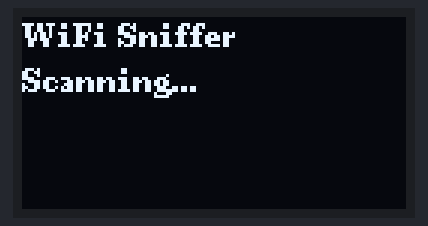
The sketch below on a simulated ESP32. On the bench: 128×64 one-colour display. A WiFi scan finds three made-up networks; what the sketch prints to the serial monitor is not drawn.

Above: at 0.1 s.
At 7.2 s:
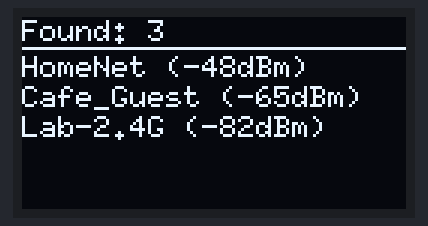

The sketch:

ttgo_tbeam_wifi_sniffer.ino
```cpp
// ttgo_tbeam_wifi_sniffer.ino

// -----------------------------------------------------------------------------
// LEGAL IMPLICATIONS & CAUTIONS - READ CAREFULLY
// -----------------------------------------------------------------------------
// Using this software to scan Wi-Fi networks may have legal implications
// depending on your jurisdiction and how you use it.
// - Only scan networks you own or have explicit permission to scan.
// - Do not attempt to capture, store, or analyze network traffic from networks
//   you do not own without authorization.
// - Misuse of this tool can violate privacy laws and other regulations.
// - You are solely responsible for complying with all applicable laws.
// -----------------------------------------------------------------------------

#include <WiFi.h>
#include <U8g2lib.h> // U8g2 graphics library
#include <Wire.h>    // For I2C communication

// OLED Display Configuration
#define SCREEN_WIDTH 128
#define SCREEN_HEIGHT 64
#define OLED_RESET_PIN_U8G2 16 // Verify this pin for your T-Beam
// SCL: GPIO22, SDA: GPIO21 for T-Beam v1.1
U8G2_SSD1306_128X64_NONAME_F_HW_I2C u8g2(U8G2_R0, /* reset=*/ OLED_RESET_PIN_U8G2, /* clock=*/ 22, /* data=*/ 21);

const int scanInterval = 5000; // Scan every 5 seconds
unsigned long lastScanTime = 0;
int numNetworksFound = 0;
const int maxNetworksToDisplay = 5; // Max networks to show on OLED at once to keep it readable

void setupOLED() {
  u8g2.begin();
  u8g2.enableUTF8Print();
  Serial.println(F("U8g2 OLED Initialized for Sniffer"));
  u8g2.clearBuffer();
  u8g2.setFont(u8g2_font_ncenB08_tr);
  u8g2.drawStr(0, 10, "WiFi Sniffer");
  u8g2.drawStr(0, 25, "Scanning...");
  u8g2.sendBuffer();
  delay(1000);
}

void displayNetworks() {
  u8g2.clearBuffer();
  u8g2.setFont(u8g2_font_6x10_tf); // A compact font for listing networks

  char buffer[40]; // Buffer for formatting strings

  // Display header
  sprintf(buffer, "Found: %d", numNetworksFound);
  u8g2.drawStr(0, 8, buffer); // Use drawStr for (x,y) positioning
  u8g2.drawHLine(0, 10, SCREEN_WIDTH); // Horizontal line separator

  int yPos = 20; // Starting Y position for network list
  const int lineHeight = 10;

  if (numNetworksFound > 0) {
    int networksToShow = min(numNetworksFound, maxNetworksToDisplay);
    for (int i = 0; i < networksToShow; ++i) {
      // Format: SSID (RSSI dBm)
      // Truncate SSID if too long to fit
      String ssid = WiFi.SSID(i);
      if (ssid.length() > 15) { // Adjust 15 based on font and desired layout
          ssid = ssid.substring(0, 14) + ".";
      }
      sprintf(buffer, "%s (%lddBm)", ssid.c_str(), WiFi.RSSI(i));
      u8g2.drawStr(0, yPos, buffer);
      yPos += lineHeight;
      if (yPos > SCREEN_HEIGHT - lineHeight) break; // Stop if out of screen space
    }
    if (numNetworksFound > maxNetworksToDisplay) {
        sprintf(buffer, "...and %d more", numNetworksFound - maxNetworksToDisplay);
        u8g2.drawStr(0, yPos, buffer);
    }
  } else {
    u8g2.drawStr(0, yPos, "No networks found");
  }
  u8g2.sendBuffer();
}

void scanWiFiNetworks() {
  Serial.println("Starting WiFi scan...");
  // WiFi.scanNetworks will return the number of networks found
  numNetworksFound = WiFi.scanNetworks(false, true); // async = false, show_hidden = true
  Serial.print(numNetworksFound);
  Serial.println(" networks found.");

  if (numNetworksFound > 0) {
    for (int i = 0; i < numNetworksFound; ++i) {
      Serial.print(i + 1);
      Serial.print(": ");
      Serial.print(WiFi.SSID(i));
      Serial.print(" (");
      Serial.print(WiFi.RSSI(i));
      Serial.print("dBm) Ch: ");
      Serial.print(WiFi.channel(i));
      Serial.print(WiFi.encryptionType(i) == WIFI_AUTH_OPEN ? " Open" : " Encrypted");
      Serial.println();
    }
  }
  Serial.println("Scan complete.");
  displayNetworks(); // Update OLED with new scan results
}

void setup() {
  Serial.begin(115200);
  while (!Serial); // Wait for serial port to connect (optional)

  Serial.println("\nTTGO T-Beam WiFi Sniffer");
  Serial.println("--------------------------------------------------");
  Serial.println("LEGAL & ETHICAL NOTICE:");
  Serial.println("This tool scans for nearby Wi-Fi networks. You are responsible");
  Serial.println("for using this tool in compliance with all applicable local,");
  Serial.println("state, national, and international laws and regulations.");
  Serial.println("Do NOT use this tool for any unauthorized or malicious activities.");
  Serial.println("Respect privacy and only scan networks you own or have explicit");
  Serial.println("permission to analyze.");
  Serial.println("--------------------------------------------------");

  setupOLED();

  // Set WiFi to station mode and disconnect from an AP if it was previously connected
  WiFi.mode(WIFI_STA);
  WiFi.disconnect();
  delay(100);

  Serial.println("Setup done");
}

void loop() {
  unsigned long currentTime = millis();
  if (currentTime - lastScanTime >= scanInterval) {
    scanWiFiNetworks();
    lastScanTime = currentTime;
  }
  // You can add other tasks here if needed, but keep them short
  // to allow for timely rescans.
  delay(100); // Short delay to prevent tight loop if no other tasks
}
```
